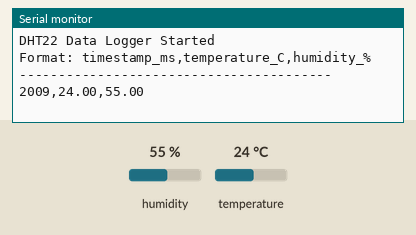
Simulated run of this program. Board: ESP32. Parts: the last lines printed to the serial monitor. The test bench sets the inputs (shaded band); at power-on: humidity 55 %, temperature 24 °C.

Above: at 3.2 s.
3.3 s: humidity set to 22 %
At 8.2 s:
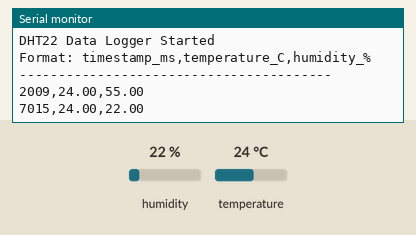
8.9 s: temperature set to 12 °C
At 13.4 s:
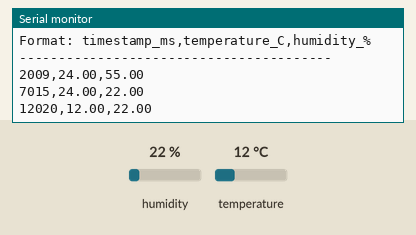
14.5 s: humidity set to 40 %
At 17.4 s:
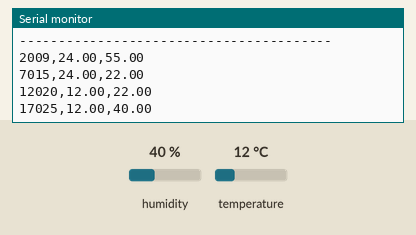
Timing chart, 0 to 18.9 s (numbered marks = the images above; inputs shaded):
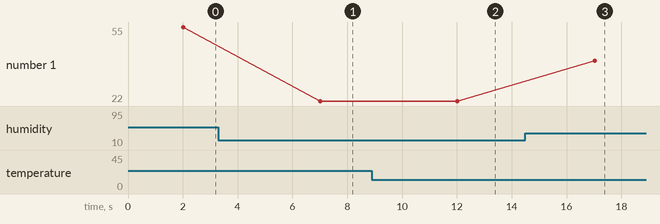

Measured:
- after the input at 3.3 s, the serial monitor: prints a new line after 3.7 s (image 1)
- after the input at 8.9 s, the serial monitor: prints a new line after 3.1 s (image 2)
- after the input at 14.5 s, the serial monitor: prints a new line after 2.5 s (image 3)
- plotted number 1: 22 → 40 after the input at 14.5 s

The program:

main.cpp
```cpp
#include <Arduino.h>
#include "DHT.h"

// Pin configuration based on diagram.json
#define DHT_PIN 5        // DHT22 connected to GPIO 5 (esp:5)
#define DHT_TYPE DHT22   // DHT22 sensor type

// Initialize DHT sensor
DHT dht(DHT_PIN, DHT_TYPE);

void setup() {
  // Initialize serial communication
  Serial.begin(115200);

  // Initialize DHT sensor
  dht.begin();

  // Wait for serial connection and sensor stabilization
  delay(2000);

  Serial.println("DHT22 Data Logger Started");
  Serial.println("Format: timestamp_ms,temperature_C,humidity_%");
  Serial.println("----------------------------------------");
}

void loop() {
  // Read temperature and humidity from DHT22
  float temperature = dht.readTemperature();    // Temperature in Celsius
  float humidity = dht.readHumidity();          // Humidity in percentage

  // Check if readings are valid
  if (!isnan(temperature) && !isnan(humidity)) {
    // Send data in CSV format: timestamp,temperature,humidity
    Serial.print(millis());           // Arduino timestamp in milliseconds
    Serial.print(",");
    Serial.print(temperature, 2);     // Temperature with 2 decimal places
    Serial.print(",");
    Serial.println(humidity, 2);      // Humidity with 2 decimal places
  } else {
    // Send error message if sensor reading failed
    Serial.println("Error: Failed to read from DHT22 sensor");
  }

  // Wait 5 seconds before next reading (DHT22 recommended minimum interval: 2 seconds)
  delay(5000);
}
```
